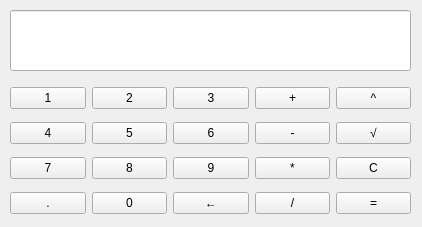
<?xml version="1.0" encoding="UTF-8"?>
<ui version="4.0">
 <class>Form</class>
 <widget class="QWidget" name="Form">
  <property name="geometry">
   <rect>
    <x>0</x>
    <y>0</y>
    <width>422</width>
    <height>227</height>
   </rect>
  </property>
  <property name="windowTitle">
   <string>计算器</string>
  </property>
  <widget class="QLineEdit" name="lineEdit">
   <property name="geometry">
    <rect>
     <x>10</x>
     <y>10</y>
     <width>401</width>
     <height>61</height>
    </rect>
   </property>
   <property name="layoutDirection">
    <enum>Qt::RightToLeft</enum>
   </property>
   <property name="styleSheet">
    <string notr="true">font: 75 24pt &quot;Aharoni&quot;;</string>
   </property>
   <property name="alignment">
    <set>Qt::AlignRight|Qt::AlignTrailing|Qt::AlignVCenter</set>
   </property>
   <property name="readOnly">
    <bool>true</bool>
   </property>
  </widget>
  <widget class="QWidget" name="gridLayoutWidget">
   <property name="geometry">
    <rect>
     <x>10</x>
     <y>80</y>
     <width>401</width>
     <height>141</height>
    </rect>
   </property>
   <layout class="QGridLayout" name="gridLayout">
    <item row="0" column="0">
     <widget class="QPushButton" name="pushButton_1">
      <property name="text">
       <string>1</string>
      </property>
      <property name="self" stdset="0">
       <string>1</string>
      </property>
     </widget>
    </item>
    <item row="3" column="0">
     <widget class="QPushButton" name="pushButton_point">
      <property name="text">
       <string>.</string>
      </property>
      <property name="self" stdset="0">
       <string>.</string>
      </property>
     </widget>
    </item>
    <item row="1" column="0">
     <widget class="QPushButton" name="pushButton_4">
      <property name="text">
       <string>4</string>
      </property>
      <property name="self" stdset="0">
       <string>4</string>
      </property>
     </widget>
    </item>
    <item row="0" column="2">
     <widget class="QPushButton" name="pushButton_3">
      <property name="text">
       <string>3</string>
      </property>
      <property name="self" stdset="0">
       <string>3</string>
      </property>
     </widget>
    </item>
    <item row="2" column="0">
     <widget class="QPushButton" name="pushButton_7">
      <property name="text">
       <string>7</string>
      </property>
      <property name="self" stdset="0">
       <string>7</string>
      </property>
     </widget>
    </item>
    <item row="1" column="1">
     <widget class="QPushButton" name="pushButton_5">
      <property name="text">
       <string>5</string>
      </property>
      <property name="self" stdset="0">
       <string>5</string>
      </property>
     </widget>
    </item>
    <item row="0" column="1">
     <widget class="QPushButton" name="pushButton_2">
      <property name="text">
       <string>2</string>
      </property>
      <property name="self" stdset="0">
       <string>2</string>
      </property>
     </widget>
    </item>
    <item row="3" column="2">
     <widget class="QPushButton" name="pushButton_backspace">
      <property name="text">
       <string>←</string>
      </property>
      <property name="self" stdset="0">
       <string>←</string>
      </property>
     </widget>
    </item>
    <item row="1" column="2">
     <widget class="QPushButton" name="pushButton_6">
      <property name="text">
       <string>6</string>
      </property>
      <property name="self" stdset="0">
       <string>6</string>
      </property>
     </widget>
    </item>
    <item row="2" column="1">
     <widget class="QPushButton" name="pushButton_8">
      <property name="text">
       <string>8</string>
      </property>
      <property name="self" stdset="0">
       <string>8</string>
      </property>
     </widget>
    </item>
    <item row="2" column="2">
     <widget class="QPushButton" name="pushButton_9">
      <property name="text">
       <string>9</string>
      </property>
      <property name="self" stdset="0">
       <string>9</string>
      </property>
     </widget>
    </item>
    <item row="0" column="3">
     <widget class="QPushButton" name="pushButton_plus">
      <property name="text">
       <string>+</string>
      </property>
      <property name="self" stdset="0">
       <string>+</string>
      </property>
     </widget>
    </item>
    <item row="1" column="3">
     <widget class="QPushButton" name="pushButton_sub">
      <property name="text">
       <string>-</string>
      </property>
      <property name="self" stdset="0">
       <string>-</string>
      </property>
     </widget>
    </item>
    <item row="2" column="3">
     <widget class="QPushButton" name="pushButton_time">
      <property name="text">
       <string>*</string>
      </property>
      <property name="self" stdset="0">
       <string>*</string>
      </property>
     </widget>
    </item>
    <item row="3" column="3">
     <widget class="QPushButton" name="pushButton_div">
      <property name="text">
       <string>/</string>
      </property>
      <property name="self" stdset="0">
       <string>/</string>
      </property>
     </widget>
    </item>
    <item row="3" column="1">
     <widget class="QPushButton" name="pushButton_0">
      <property name="text">
       <string>0</string>
      </property>
      <property name="self" stdset="0">
       <string>0</string>
      </property>
     </widget>
    </item>
    <item row="0" column="4">
     <widget class="QPushButton" name="pushButton_pow">
      <property name="text">
       <string>^</string>
      </property>
      <property name="self" stdset="0">
       <string>^</string>
      </property>
     </widget>
    </item>
    <item row="1" column="4">
     <widget class="QPushButton" name="pushButton_pre">
      <property name="text">
       <string>√</string>
      </property>
      <property name="self" stdset="0">
       <string>√</string>
      </property>
     </widget>
    </item>
    <item row="2" column="4">
     <widget class="QPushButton" name="pushButton_C">
      <property name="text">
       <string>C</string>
      </property>
      <property name="self" stdset="0">
       <string>C</string>
      </property>
     </widget>
    </item>
    <item row="3" column="4">
     <widget class="QPushButton" name="pushButton_enter">
      <property name="text">
       <string>=</string>
      </property>
      <property name="self" stdset="0">
       <string>=</string>
      </property>
     </widget>
    </item>
   </layout>
  </widget>
 </widget>
 <resources/>
 <connections/>
</ui>
